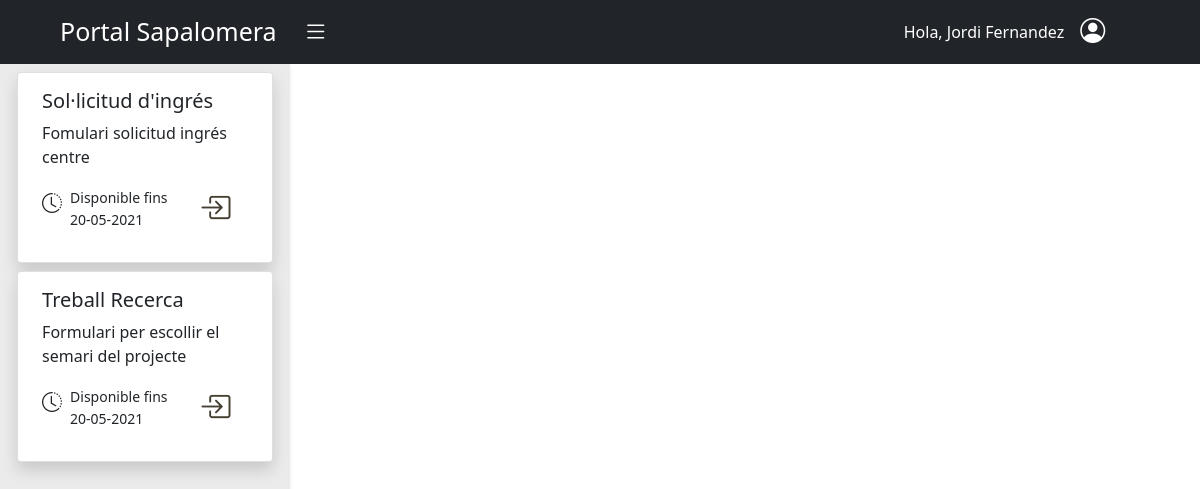
The app's page /aplicacions/ (signed in) with its own data.
### aplicacions/models.py (models this page shows, shortened)
class Aplicacio(models.Model):
    nom = models.CharField(max_length=30)
    descripcio = models.CharField(max_length=200)
    data_limit_inici = models.DateField()
    data_limit_fi = models.DateField()
    url_acces = models.CharField(max_length=60,blank=True)
    url_backend = models.CharField(max_length=60,blank=True)
    llista_grups = models.ManyToManyField(Group,blank=True)
    llista_encarregats = models.ManyToManyField(User,limit_choices_to={"rol__id_rol":1},blank=True)
    objects = models.Manager()
    llistatAplicacions= LListaAplicacions()
    class Meta:
        verbose_name_plural = 'Aplicacions'

### aplicacions/views.py (the view)
# urls.py: path('', AplicacioLlistatView.as_view(), name='llistat-aplicacio'),
class AplicacioLlistatView(LoginRequiredMixin, generic.ListView):
    template_name = "aplicacions/llistar_aplicacions.html"
    context_object_name = "llista_aplicacions"
    def get_queryset(self):
       aplicacions =  Aplicacio.llistatAplicacions.per_usuari(self.request.user)
       return aplicacions

### aplicacions/modelManagers.py (called while the page is built)
    def per_usuari(self, user):
        today = date.today()
        if user.is_staff:
            return self.get_queryset().all()
        if user.rol.id_rol == 1:
            return self.get_queryset().filter(llista_encarregats__exact=user)
        else:
            return self.get_queryset().filter(llista_grups__in=user.groups.all()).filter(data_limit_fi__gte=today,data_limit_inici__lte=today).distinct()

### aplicacions/templates/aplicacions/llistar_aplicacions.html (shortened to what this page needs)
{% extends "base.html" %} {% block content %}
<div id="wrapper">
    <div class="container-fluid">
        <div id="sidebar-wrapper" class="color-sidebar shadow-sm" style="height:99vh">
            <ul class="sidebar-nav ">
                <div class="row d-flex justify-content-center">
                    <div class="col-11">
                        {% if llista_aplicacions %} {% for aplicacio in llista_aplicacions %}
                        <div class="card mx-1 mt-2 shadow  rounded-2">
                            <div class="card-body  ms-2">
                                <h5 class="card-title ">{{ aplicacio.nom }}</h5>
                                <p class="card-text">{{ aplicacio.descripcio }}</p>
                                <div class="row">
                                    <div class="col-1  me-1 mt-1 ">
                                        <i class="bi bi-clock-history fa-9x" style="font-size: 20px;"></i>
                                    </div>
                                    <div class="col-md-auto">
                                        <small>
                                            Disponible fins
                                            <p>{{ aplicacio.data_limit_fi | date:'d-m-Y' }}</p>
                                        </small>
                                    </div>
                                    <div role="button" class="col-1 ms-2">
                                        <a {% if aplicacio.url_acces  %} href="{% url aplicacio.url_acces %}" {% endif %}><i class="icones-color bi bi-box-arrow-in-right" style="font-size: 31px;"></i></a>
                                    </div>
                                </div>
                            </div>
                        </div>
                        {% endfor %}
                        {% endif %}
                    </div>
                </div>
            </ul>
        </div>
        <div id="page-content-wrapper" class="overflow-auto" style="height:85vh">
        </div>
    </div>
</div>
{% endblock content %}

### templates/navbar.html (shortened to what this page needs)
<nav class="navbar navbar-expand-lg navbar-dark  bg-dark">
  <div class="container-fluid">
    <a class="navbar-brand ps-5" style="font-size: 25px;">
      Portal Sapalomera
      <i id="menu-toggle" type="button" class="navbar-toggle collapsed bg-dark bi bi-list" style="padding-left: 20px; font-size:25px;"collapse" data-target="#navbar" aria-expanded="false" aria-controls="navbar"></i>
    </a>
    <div style="margin-right: 5%;">
      <ul class="navbar-nav" >
        <li class="nav-item"><a class="nav-link" style="color: white;" >Hola, {{user.get_full_name}}</a></li>
        <div class="dropdown pe-4">
          <a class="p-0 ps-2 text-dark" role="button" id="dropdownMenuLink"  data-bs-toggle="dropdown" aria-expanded="false">
            <i class=" bi bi-person-circle text-white" style="font-size: 25px;"></i>
          </a>
        </div>
      </ul>
    </div>
  </div>
</nav>

### static/css/style.css (style rules this page uses)
#wrapper { padding-left: 0; -webkit-transition: all 0.5s ease; -moz-transition: all 0.5s ease; -o-transition: all 0.5s ease; transition: all 0.5s ease; }
.color-sidebar { background:#EBEBEB !important; }
#sidebar-wrapper { overflow-y: scroll; overflow-x: hidden; position: fixed; left: 290px; z-index: 1000; overflow-y: auto; margin-left: -290px; width: 0; height: 100%; background:#212529; -webkit-transition: all 0.5s ease; -moz-transition: all 0.5s ease; -o-transition: all 0.5s ease; transition: all 0.5s ease; }
#page-content-wrapper { padding: 15px; width: 100%; }
.icones-color { color:#464033; }
.sidebar-nav { position: absolute; top: 0; margin: 0; padding: 0; width: 290px; list-style: none; }
@media (min-width: 768px) { #wrapper { padding-left: 290px; } }
@media (min-width: 768px) { #sidebar-wrapper { width: 290px; } }
@media (min-width: 768px) { #page-content-wrapper { padding: 20px; } }

### records on screen
Aplicacio: nom "Sol·licitud d'ingrés", descripcio "Fomulari solicitud ingrés centre", data_limit_fi "20-05-2021"
Aplicacio: nom "Treball Recerca", descripcio "Formulari per escollir el semari del projecte", data_limit_fi "20-05-2021"

### other values on screen
{{ user.get_full_name }} "Jordi Fernandez"
